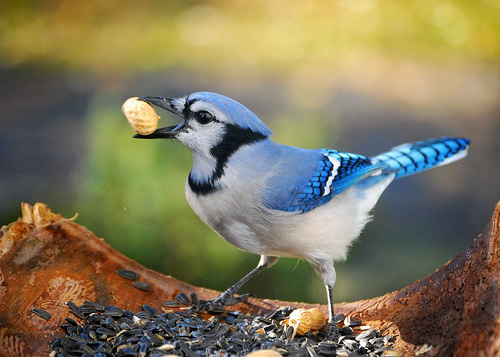
#> input picture torchvision_feature_extraction_walkthrough/jay.jpg, 500 x 357 px, given in place of video_100_460.mp4, which was not available
$ jupyter execute --allow-errors test.ipynb   (text cells are left out)
#> lines starting #> are read from the running program, lines starting #| are printed output that depends on the picture; pictures that were not available may be replaced by others from this repository, and a replacement may not be noted
[cell 1]
import os
import av
import cv2
import numpy as np
import pandas as pd
import subprocess
from PIL import Image
import moviepy.editor as mp

from sklearn.decomposition import PCA
from sklearn.manifold import TSNE

from tqdm import tqdm
from IPython.display import Video
import matplotlib.pyplot as plt
import plotly.express as px
import plotly.graph_objects as go
import plotly.io as pio

[cell 2]
pio.renderers.default = 'notebook' # or 'notebook' or 'colab' or 'jupyterlab'

[cell 3]
def generate_video(image_folder='.', fps=1):
    output_filename = os.path.join(image_folder, 'video.mp4')

    image_paths = sorted([img for img in os.listdir(image_folder)
                          if img.endswith(".jpg") or
                             img.endswith(".jpeg") or
                             img.endswith(".png")],
                         key=lambda x: int(x.split('.')[0]))

    container = av.open(output_filename, "w")
    stream = container.add_stream("h264", fps)
    # Запись изображений в видео
    for image_path in image_paths:
        img = cv2.imread(os.path.join(image_folder, image_path))
        frame = av.VideoFrame.from_ndarray(img, format="rgb24")
        packet = stream.encode(frame)
        container.mux(packet)
    # Завершение записи видео
    packet = stream.encode(None)  # Посылаем None, чтобы завершить видеопоток
    container.mux(packet)
    # Закрытие видеопотока
    container.close()

    print(f"Видео сгенерировано: {output_filename}")

#> (a cell that did not finish here is left out)

[cell 5]
def trim_video(input_file, output_file, start_time, end_time):
    # Загрузка видеофайла
    video_clip = mp.VideoFileClip(input_file)

    # Обрезка видео
    trimmed_clip = video_clip.subclip(start_time, end_time)

    # Сохранение обрезанного видео в новый файл
    trimmed_clip.write_videofile(output_file)

    # Освобождение ресурсов
    video_clip.close()
    trimmed_clip.close()

[cell 6]
trim_video(input_file="data/D03_20230523134844.mp4",
           output_file="data/video_100_460.mp4",
           start_time=100,
           end_time=460)
#> (the call stopped at in trim_video, `video_clip = mp.VideoFileClip(input_file)`: moviepy is not available in this run)

[cell 7]
# https://github.com/analyticdan/motion-heatmap

def decay(accumulator, decay_const):
    return accumulator / decay_const

def rejuvenate(fgmask, accumulator, rejuvenate_const):
    fgmask = np.where(fgmask > 0, 1, 0)
    fgmask = np.stack((fgmask,) * 3, axis=-1)
    return np.maximum(accumulator, fgmask * rejuvenate_const)

def process_video(input_file='input_video.mp4', output_file='out.mp4', output=False, decay_rate=1.01):
#> called with input_file = 'data/video_100_460.mp4', output_file = 'data/video_100_460_motions.mp4', output = True, decay_rate = 1.01
    video = cv2.VideoCapture(input_file)
    if not video.isOpened():
        print("Ошибка при открытии видеофайла.")
        return

    frame_shape = (int(video.get(4)), int(video.get(3)), 3)
    decay_const = np.full(frame_shape, [decay_rate, 1, 1])
    rejuvenate_const = np.full(frame_shape, [179, 225, 225])
    accumulator = np.full(frame_shape, [0, 225, 225])

    total_frames = int(video.get(cv2.CAP_PROP_FRAME_COUNT))
    progress_bar = tqdm(total=total_frames, desc='Processing Frames', unit='frame')

    bg_subtractor = cv2.bgsegm.createBackgroundSubtractorMOG()

    frames = []

    while video.isOpened():
        try:
            ok, frame = video.read()
#> frame is the input picture: shape (357, 500, 3); mean B, G, R 91.3, 119.8, 128
            if not ok:
                break
            gray = cv2.cvtColor(frame, cv2.COLOR_BGR2GRAY)
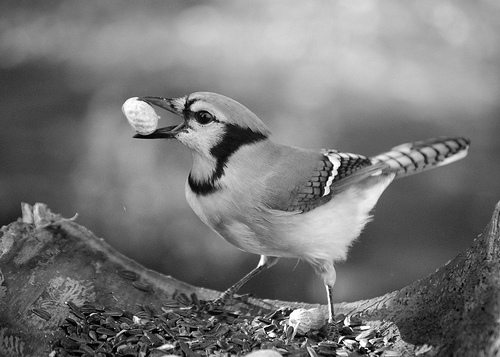
#> gray: shape (357, 500); min 0, max 255, mean 119
            fgmask = bg_subtractor.apply(gray)
#> fgmask: shape (357, 500); every value is 0
            accumulator = decay(accumulator, decay_const)
            accumulator = rejuvenate(fgmask, accumulator, rejuvenate_const)
#> in rejuvenate, `fgmask = np.where(fgmask > 0, 1, 0)`: fgmask: shape (357, 500) int64; every value is 0
#> in rejuvenate, `fgmask = np.stack((fgmask,) * 3, axis=-1)`: fgmask: shape (357, 500, 3) int64; every value is 0
#> in rejuvenate, `return np.maximum(accumulator, fgmask * rejuvenate_const)`:
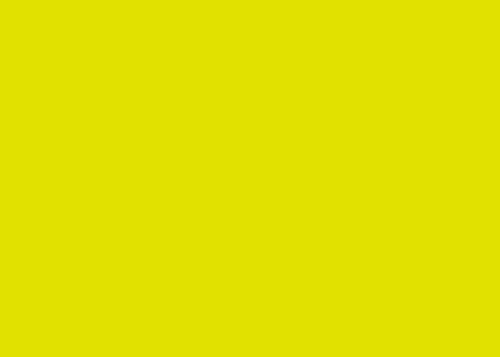
#> returned value: shape (357, 500, 3) float64; mean of channels 0, 1, 2 0, 225, 225; drawn as B, G, R
            frame = cv2.cvtColor(accumulator.astype(np.uint8), cv2.COLOR_HSV2BGR)
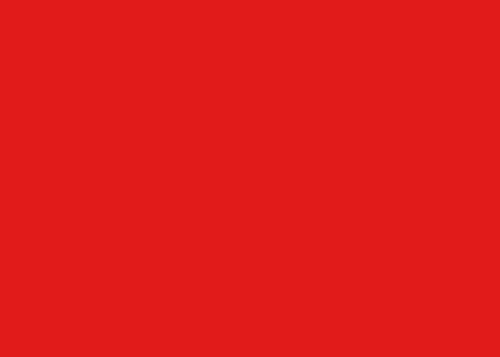
#> frame: shape (357, 500, 3); mean B, G, R 26, 26, 225
            frames.append(frame)
            progress_bar.update(1)
        except KeyboardInterrupt:
            break
    progress_bar.close()
    if output:
        command = [
            'ffmpeg',
            '-y',  # Overwrite output file if it exists
            '-f', 'rawvideo',
            '-vcodec', 'rawvideo',
            '-s', f"{frame_shape[1]}x{frame_shape[0]}",  # size of one frame
            '-pix_fmt', 'bgr24',
            '-r', str(int(video.get(5))),  # frame rate of the input video
            '-i', '-',  # input comes from a pipe
            '-c:v', 'libx264',
            '-preset', 'ultrafast',
            '-crf', '25',  # constant rate factor
            output_file
        ]

        try:
            process = subprocess.Popen(command, stdin=subprocess.PIPE)
            for frame in frames:
                process.stdin.write(frame.tobytes())
            process.stdin.close()
            process.wait()
        except Exception as e:
            print("Ошибка при записи видео:", e)
            return

    video.release()
    return frames

$ run again, on torchvision_feature_extraction_walkthrough/tools.jpg
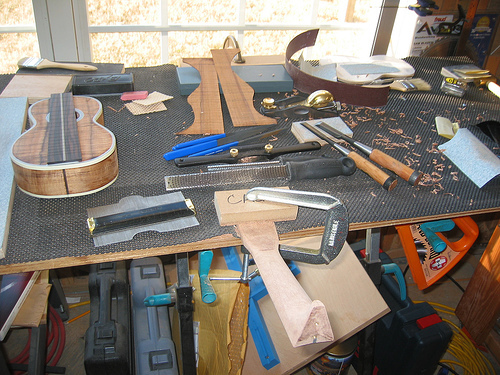
#> input picture torchvision_feature_extraction_walkthrough/tools.jpg, 500 x 375 px, given in place of video_100_460.mp4, which was not available
#> in process_video, frame is the input picture: shape (375, 500, 3); mean B, G, R 112.5, 121.8, 130.3
#> in process_video, `gray = cv2.cvtColor(frame, cv2.COLOR_BGR2GRAY)`:
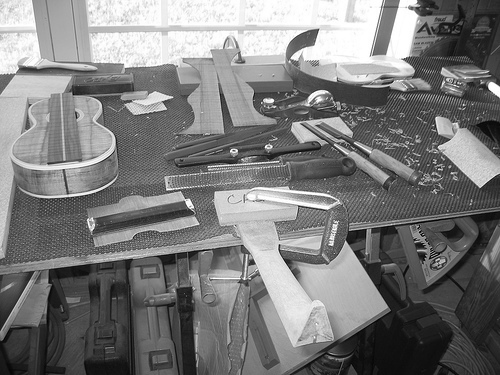
#> gray: shape (375, 500); min 0, max 255, mean 123.3

$ run again, on torchvision_feature_extraction_walkthrough/67.png
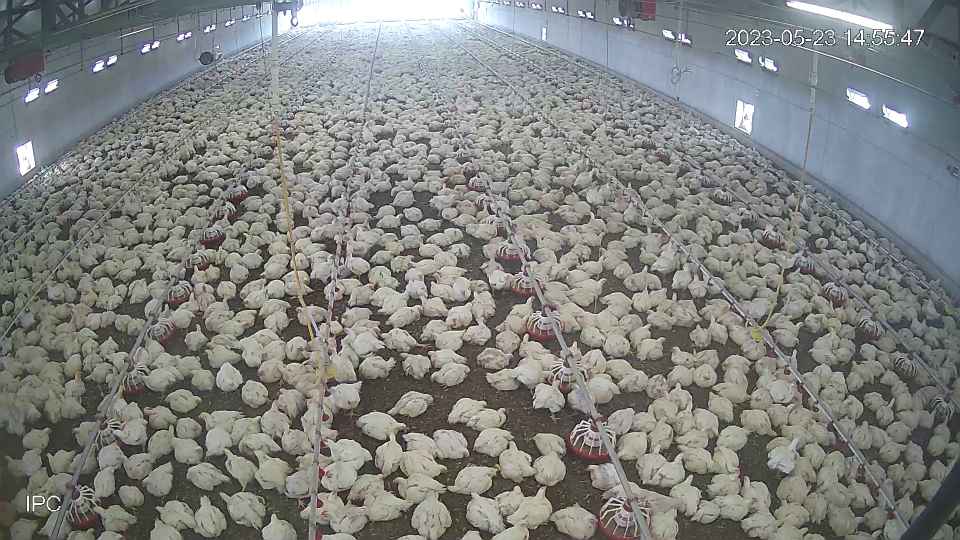
#> input picture torchvision_feature_extraction_walkthrough/67.png, 1920 x 1080 px, given in place of video_100_460.mp4, which was not available (shown at 1/2 size)
#> in process_video, frame is the input picture: shape (1080, 1920, 3); mean B, G, R 128.1, 130.4, 128.7
#> in process_video, `gray = cv2.cvtColor(frame, cv2.COLOR_BGR2GRAY)`:
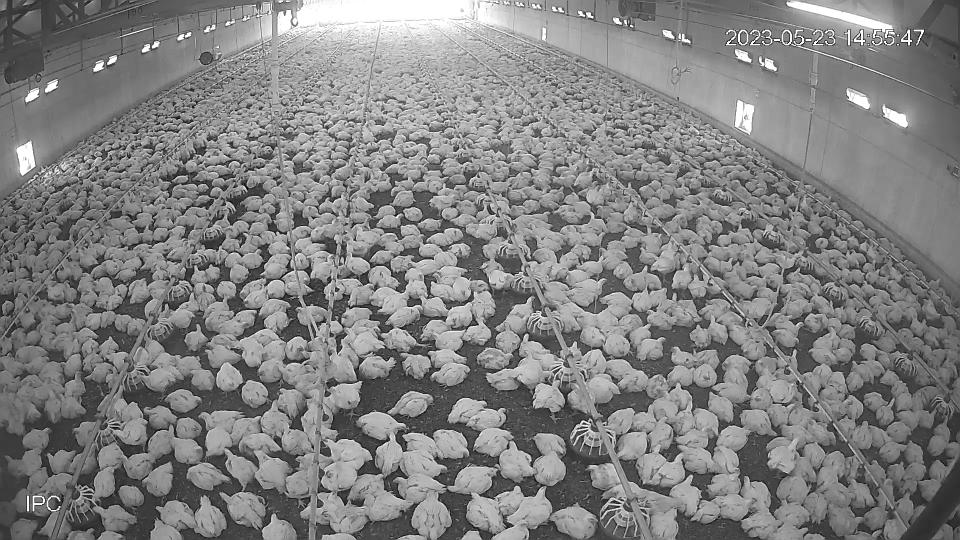
#> gray: shape (1080, 1920) (shown at 1/2 size); min 0, max 255, mean 129.6
